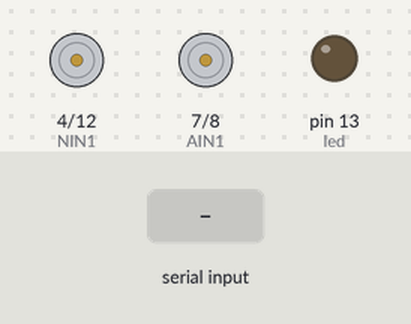
A sketch run on a simulated Arduino Uno, built with avr-gcc and run on an emulated ATmega328P. Parts: motor-driver pin pairs drawn as motors (green arrow = first pin HIGH = forward, orange = second pin HIGH = backward, longer = more drive), output pins drawn as LEDs (lit = HIGH). The test bench sets the inputs (shaded band). What the sketch prints to the serial monitor is not drawn.

Above: at 1.2 s.
1.3 s: "l" received over Serial
At 1.6 s:
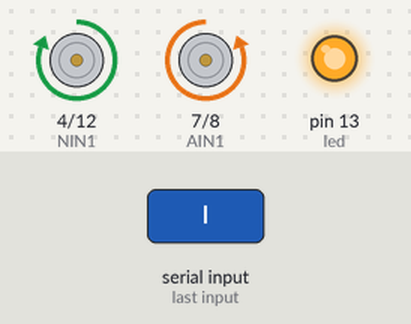
3.8 s: "r" received over Serial
At 4.6 s:
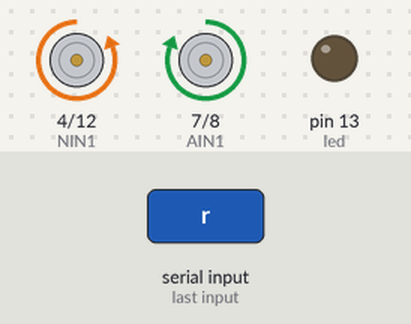
6.3 s: "f" received over Serial
At 6.7 s:
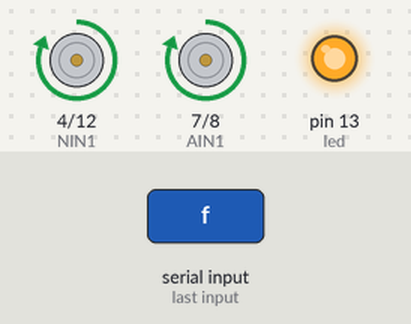
8.8 s: "n" received over Serial
At 9.6 s:
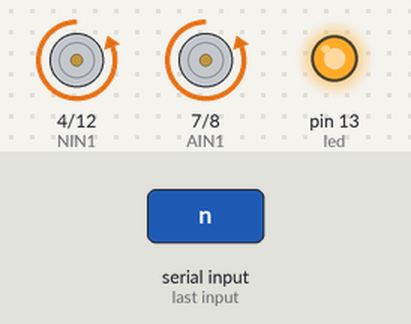
Timing chart, 0 to 11.8 s (numbered marks = the images above; inputs shaded):
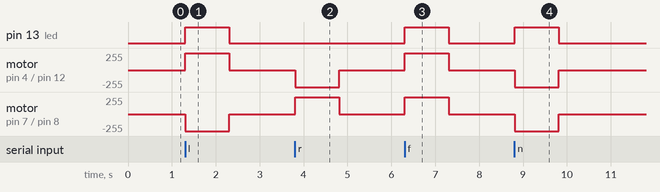

The sketch:

SerialControl2.ino
```cpp
int led = 13;//led goes into pin13
int AIN1 = 7;// motor A  goes into AIN2 and connect to pin7 on right side
int AIN2 = 8;// motor A goes into Ain2 and connects to pin8 on left side
int NIN1 = 4; // motor N goes into BIN2 and connects to pin4
int NIN2 = 12; // motor N goes into BIN2 and connects to pin12


void setup() {
 Serial.begin(19200); // Running at 19200 milliseconds
 pinMode(led, OUTPUT); // The power of the LED that goes into pin 13 goes OUT
 pinMode(AIN1, OUTPUT); // THE AIN1 wire that connects to pin 7's power goes outside
 pinMode(AIN2, OUTPUT); // The AIN2 wire that connects to pin 8's power goes outside
 pinMode(NIN1, OUTPUT); // The NIN1 wire that connects to pin 4's power goes outside
 pinMode(NIN2, OUTPUT); // the NIN 2 wire that connects to pin 12's power goes outside
}
void forward() {
 digitalWrite(led, HIGH); // Led turn ON
 digitalWrite(AIN1, HIGH); // Motor A 1st wire turn ON
 digitalWrite(AIN2, LOW); // Motor A 2nd wire turn oFF
 digitalWrite(NIN1, HIGH); // Motor B wire turn ON
 digitalWrite(NIN2, LOW); // Motor B wire turn oFF
}
void backward() {
 digitalWrite(led, HIGH); // LED ON
 digitalWrite(AIN1, LOW); // Motor A backwards OFF
 digitalWrite(AIN2, HIGH); // Motor A move backwards ON
 digitalWrite(NIN1, LOW); // Motor B move backwards OFF
 digitalWrite(NIN2, HIGH); // Motor B move backwards ON
}

void stop() {
 digitalWrite(led, LOW); // led stop OFF
 digitalWrite(AIN1, LOW); // Motor A wire 1 stop turn OFF
 digitalWrite(AIN2, LOW); // Motor A wire 2  stop turn OFF
 digitalWrite(NIN1, LOW); // Motor B wire 1 turn oFF
 digitalWrite(NIN2, LOW); // Motor B wire 2 turn OFF
}
void loop() {
 char c = Serial.read(); // Character C will function in the robot. Serial.read will read the function after Char C happens
 Serial.println(c); // prints Char C to the serial port in human language, not code
 if (c == 'l') {    // if Char C equals to L
 digitalWrite(led, HIGH); // led turns ON
 Serial.println("left"); // prints data to the "left"
 left(); // when motor turns left
 delay(1000); // delay by 1 second
 }else if (c == 'r') { // motor turns left or else if C equals R
 Serial.println("Right"); // motor turns to the right
 right();
 delay(1000); // delays by 1 second when turning to the right
 } else if (c == 'f') { // Motor turns to the Right and delays by 1 second, or else C equals F
 Serial.println("Forward"); // Motor goes Forward after it turns to the right by 1 second
 forward();
 delay(1000); // stops for 1 second
 }else if (c == 'n') { // or else C equals N
 Serial.println("backward"); // motor goes backward
 backward();
 delay(1000); // pauses for 1 second
 } else{ // pauses for 1 second after going back ward or else the motor
  stop(); // the motor stops

 }


}

void left() {
 digitalWrite(AIN1, LOW);
 digitalWrite(AIN2, HIGH);
 digitalWrite(NIN1, HIGH);
 digitalWrite(NIN2, LOW);

}

void right() {
 digitalWrite(AIN1, HIGH);
 digitalWrite(AIN2, LOW);
 digitalWrite(NIN1, LOW);
 digitalWrite(NIN2, HIGH);

}
```

Measured:
- after the input at 1.3 s, pin 13 (led): LOW → HIGH at once, → LOW 1.0 s later; motor on pin 4 (NIN1) / pin 12 (NIN2): stopped → forward 255/255 at once, → stopped 1.0 s later; motor on pin 7 (AIN1) / pin 8 (AIN2): stopped → backward 255/255 at once, → stopped 1.0 s later
- after the input at 3.8 s, motor on pin 4 (NIN1) / pin 12 (NIN2): stopped → backward 255/255 at once, → stopped 1.0 s later; motor on pin 7 (AIN1) / pin 8 (AIN2): stopped → forward 255/255 at once, → stopped 1.0 s later
- after the input at 6.3 s, pin 13 (led): LOW → HIGH at once, → LOW 1.0 s later; motor on pin 4 (NIN1) / pin 12 (NIN2), motor on pin 7 (AIN1) / pin 8 (AIN2): stopped → forward 255/255 at once, → stopped 1.0 s later
- after the input at 8.8 s, pin 13 (led): LOW → HIGH at once, → LOW 1.0 s later; motor on pin 4 (NIN1) / pin 12 (NIN2), motor on pin 7 (AIN1) / pin 8 (AIN2): stopped → backward 255/255 at once, → stopped 1.0 s later
